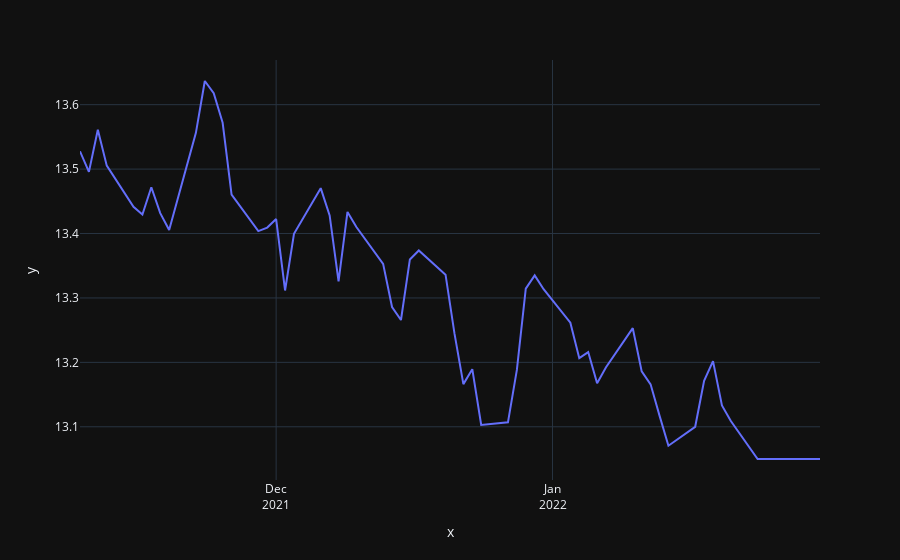

Here is the notebook cell this chart was saved with:
### Code cell
fig = px.line(HD_5Y_smooth, x=HD_5Y.iloc[:60]['Date'], y=HD_5Y_smooth.iloc[:60]['Close'])
fig.update_xaxes(
    dtick="M1",
    tickformat="%b\n%Y")

fig.update_layout(template="plotly_dark")
fig.show()
